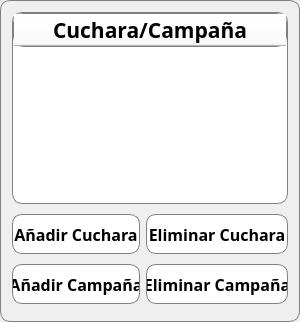
        <widget class="QFrame" name="frame">
         <property name="sizePolicy">
          <sizepolicy hsizetype="Preferred" vsizetype="Preferred">
           <horstretch>0</horstretch>
           <verstretch>0</verstretch>
          </sizepolicy>
         </property>
         <property name="minimumSize">
          <size>
           <width>98</width>
           <height>0</height>
          </size>
         </property>
         <property name="maximumSize">
          <size>
           <width>300</width>
           <height>16777215</height>
          </size>
         </property>
         <property name="styleSheet">
          <string notr="true"> border: 1px solid gray;
    border-radius: 10px;

    min-width: 6em;


     background: qlineargradient(x1: 0, y1: 0, x2: 0, y2: 1,
                                 stop: 0 #E1E1E1, stop: 0.4 #DDDDDD,
                                 stop: 0.5 #D8D8D8, stop: 1.0 #D3D3D3);</string>
         </property>
         <property name="frameShape">
          <enum>QFrame::StyledPanel</enum>
         </property>
         <property name="frameShadow">
          <enum>QFrame::Raised</enum>
         </property>
         <layout class="QVBoxLayout" name="verticalLayout_8">
          <item>
           <widget class="QTreeWidget" name="treeMenu">
            <property name="sizePolicy">
             <sizepolicy hsizetype="Expanding" vsizetype="Expanding">
              <horstretch>0</horstretch>
              <verstretch>0</verstretch>
             </sizepolicy>
            </property>
            <property name="minimumSize">
             <size>
              <width>98</width>
              <height>0</height>
             </size>
            </property>
            <property name="maximumSize">
             <size>
              <width>300</width>
              <height>16777215</height>
             </size>
            </property>
            <property name="font">
             <font>
              <family>Rockwell</family>
              <pointsize>16</pointsize>
              <italic>false</italic>
              <underline>false</underline>
              <strikeout>false</strikeout>
             </font>
            </property>
            <property name="styleSheet">
             <string notr="true"> border: 1px solid gray;
    border-radius: 10px;

    min-width: 6em;


     background: qlineargradient(x1: 0, y1: 0, x2: 0, y2: 1,
                                 stop: 0 #E1E1E1, stop: 0.4 #DDDDDD,
                                 stop: 0.5 #D8D8D8, stop: 1.0 #D3D3D3);
background-color: rgb(255, 255, 255)</string>
            </property>
            <property name="alternatingRowColors">
             <bool>true</bool>
            </property>
            <property name="indentation">
             <number>30</number>
            </property>
            <property name="animated">
             <bool>true</bool>
            </property>
            <property name="headerHidden">
             <bool>false</bool>
            </property>
            <column>
             <property name="text">
              <string>Cuchara/Campaña</string>
             </property>
             <property name="font">
              <font>
               <family>Rockwell</family>
               <pointsize>16</pointsize>
               <bold>true</bold>
              </font>
             </property>
             <property name="textAlignment">
              <set>AlignCenter</set>
             </property>
             <property name="background">
              <color>
               <red>255</red>
               <green>255</green>
               <blue>255</blue>
              </color>
             </property>
             <property name="foreground">
              <brush brushstyle="SolidPattern">
               <color alpha="255">
                <red>0</red>
                <green>0</green>
                <blue>0</blue>
               </color>
              </brush>
             </property>
             <property name="icon">
              <iconset resource="resources.qrc">
               <normaloff>:/Icons/ResourcesFolder/featherIcons/box.svg</normaloff>:/Icons/ResourcesFolder/featherIcons/box.svg</iconset>
             </property>
            </column>
           </widget>
          </item>
          <item>
           <widget class="QFrame" name="frame_14">
            <property name="minimumSize">
             <size>
              <width>96</width>
              <height>100</height>
             </size>
            </property>
            <property name="maximumSize">
             <size>
              <width>16777215</width>
              <height>100</height>
             </size>
            </property>
            <property name="styleSheet">
             <string notr="true"> border: 0px solid gray;
    border-radius: 10px;

    min-width: 6em;


     background: qlineargradient(x1: 0, y1: 0, x2: 0, y2: 1,
                                 stop: 0 #E1E1E1, stop: 0.4 #DDDDDD,
                                 stop: 0.5 #D8D8D8, stop: 1.0 #D3D3D3);
background-color:rgba(255, 255, 255, 0);</string>
            </property>
            <property name="frameShape">
             <enum>QFrame::StyledPanel</enum>
            </property>
            <property name="frameShadow">
             <enum>QFrame::Raised</enum>
            </property>
            <layout class="QGridLayout" name="gridLayout">
             <property name="leftMargin">
              <number>0</number>
             </property>
             <property name="topMargin">
              <number>0</number>
             </property>
             <property name="rightMargin">
              <number>0</number>
             </property>
             <property name="bottomMargin">
              <number>0</number>
             </property>
             <item row="0" column="0">
              <widget class="QPushButton" name="pbAddCuchara">
               <property name="sizePolicy">
                <sizepolicy hsizetype="Minimum" vsizetype="Fixed">
                 <horstretch>0</horstretch>
                 <verstretch>0</verstretch>
                </sizepolicy>
               </property>
               <property name="minimumSize">
                <size>
                 <width>98</width>
                 <height>40</height>
                </size>
               </property>
               <property name="font">
                <font>
                 <family>Bell MT</family>
                 <pointsize>12</pointsize>
                 <bold>true</bold>
                </font>
               </property>
               <property name="styleSheet">
                <string notr="true">QPushButton{
	border:1px solid gray;
	border-radius:10px;
	color: rgb(0, 0, 0);
	background-color:rgb(255, 255, 255)
}
QPushButton:hover{
	background-color: rgba(255, 140, 34, 240);
}
QPushButton:pressed{
	background-color: rgba(235, 115, 9, 255);
}</string>
               </property>
               <property name="text">
                <string>Añadir Cuchara</string>
               </property>
              </widget>
             </item>
             <item row="0" column="1">
              <widget class="QPushButton" name="pbDeleteCuchara">
               <property name="minimumSize">
                <size>
                 <width>98</width>
                 <height>40</height>
                </size>
               </property>
               <property name="font">
                <font>
                 <family>Bell MT</family>
                 <pointsize>12</pointsize>
                 <bold>true</bold>
                </font>
               </property>
               <property name="styleSheet">
                <string notr="true">QPushButton{
	border:1px solid gray;
	border-radius:10px;
	color: rgb(0, 0, 0);
	background-color:rgb(255, 255, 255)
}
QPushButton:hover{
	background-color: rgba(255, 140, 34, 240);
}
QPushButton:pressed{
	background-color: rgba(235, 115, 9, 255);
}</string>
               </property>
               <property name="text">
                <string>Eliminar Cuchara</string>
               </property>
              </widget>
             </item>
             <item row="1" column="0">
              <widget class="QPushButton" name="pbAddCampana">
               <property name="minimumSize">
                <size>
                 <width>98</width>
                 <height>40</height>
                </size>
               </property>
               <property name="font">
                <font>
                 <family>Bell MT</family>
                 <pointsize>12</pointsize>
                 <bold>true</bold>
                </font>
               </property>
               <property name="styleSheet">
                <string notr="true">QPushButton{
	border:1px solid gray;
	border-radius:10px;
	color: rgb(0, 0, 0);
	background-color:rgb(255, 255, 255)
}
QPushButton:hover{
	background-color: rgba(255, 140, 34, 240);
}
QPushButton:pressed{
	background-color: rgba(235, 115, 9, 255);
}</string>
               </property>
               <property name="text">
                <string>Añadir Campaña</string>
               </property>
              </widget>
             </item>
             <item row="1" column="1">
              <widget class="QPushButton" name="pbDeleteCampana">
               <property name="minimumSize">
                <size>
                 <width>98</width>
                 <height>40</height>
                </size>
               </property>
               <property name="font">
                <font>
                 <family>Bell MT</family>
                 <pointsize>12</pointsize>
                 <bold>true</bold>
                </font>
               </property>
               <property name="styleSheet">
                <string notr="true">QPushButton{
	border:1px solid gray;
	border-radius:10px;
	color: rgb(0, 0, 0);
	background-color:rgb(255, 255, 255)
}
QPushButton:hover{
	background-color: rgba(255, 140, 34, 240);
}
QPushButton:pressed{
	background-color: rgba(235, 115, 9, 255);
}</string>
               </property>
               <property name="text">
                <string>Eliminar Campaña</string>
               </property>
              </widget>
             </item>
            </layout>
           </widget>
          </item>
         </layout>
        </widget>
